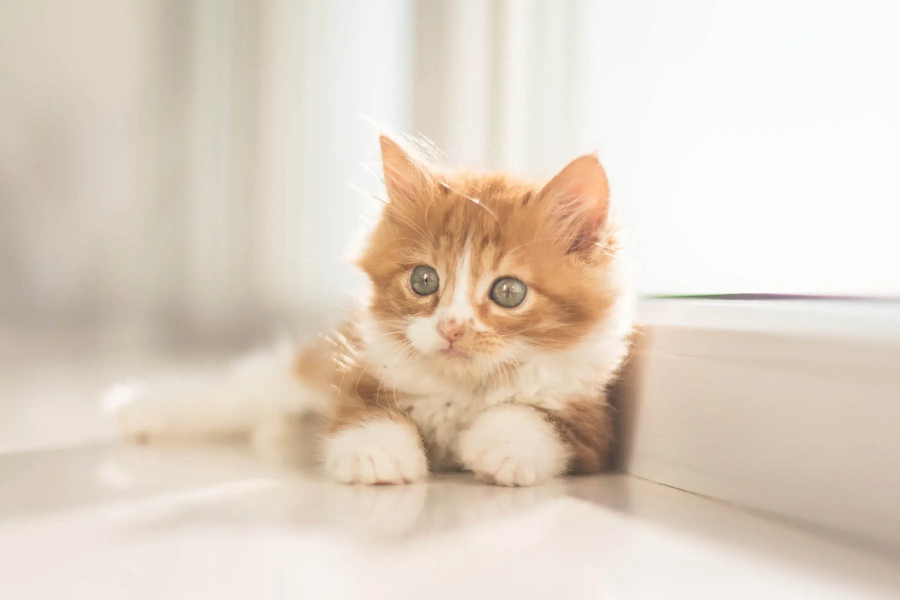
#> input picture 1_BasicImageProcessing/assets/cat.webp, 1800 x 1200 px, given in place of dog.jpg, which was not available (shown at 1/2 size)
$ python 3.py
#> lines starting #> are read from the running program, lines starting #| are printed output that depends on the picture; pictures that were not available may be replaced by others from this repository, and a replacement may not be noted
import cv2
import numpy as np

dog = cv2.imread('./assets/dog.jpg', cv2.IMREAD_GRAYSCALE)
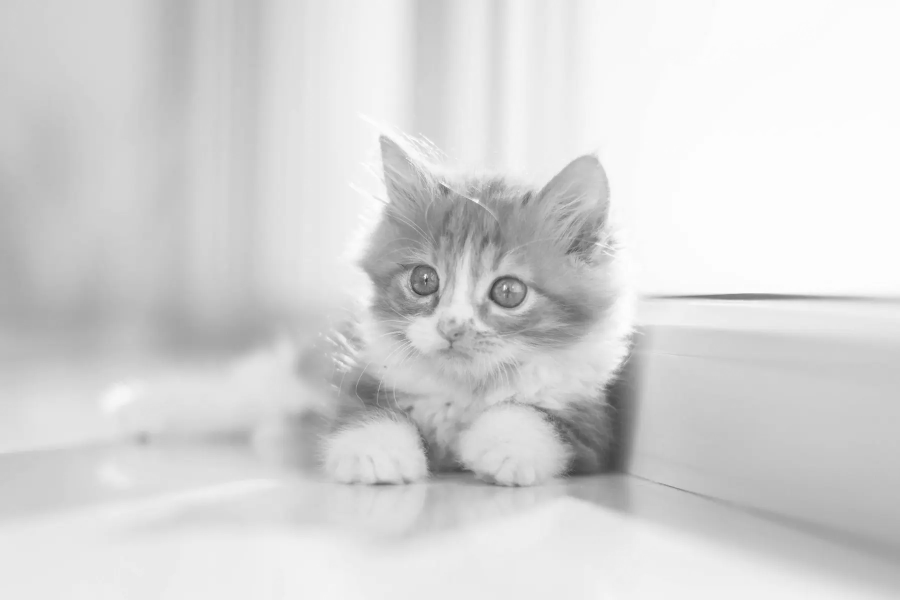
#> dog: shape (1200, 1800) (shown at 1/2 size); min 44, max 255, mean 213.6
cat = cv2.imread('./assets/cat.jpg', cv2.IMREAD_GRAYSCALE)
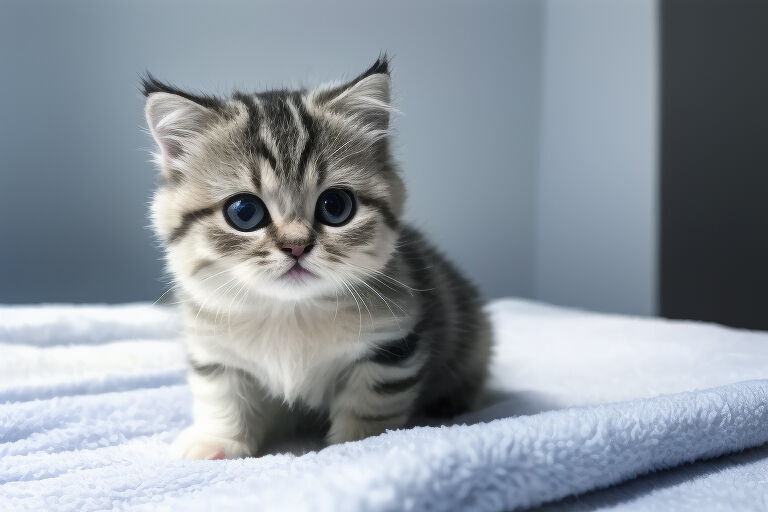
#> input picture 1_BasicImageProcessing/assets/cat.jpg, 768 x 512 px
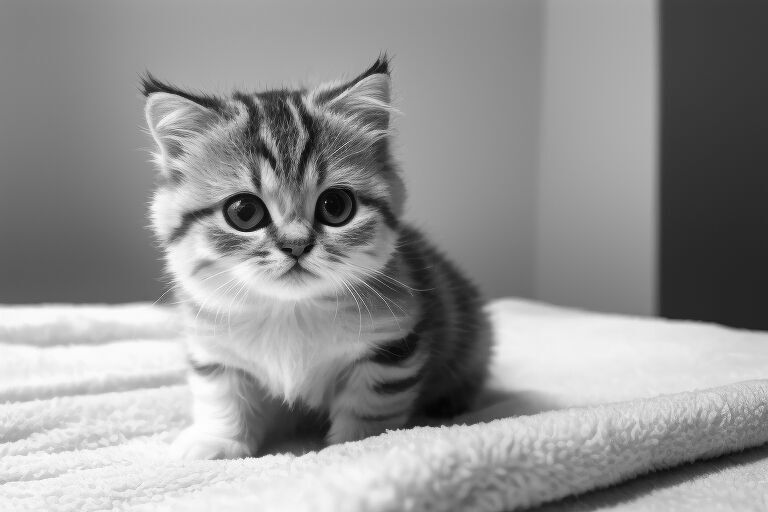
#> cat: shape (512, 768); min 0, max 255, mean 146.8

dog2 = cv2.resize(dog, (cat.shape[1], cat.shape[0]))
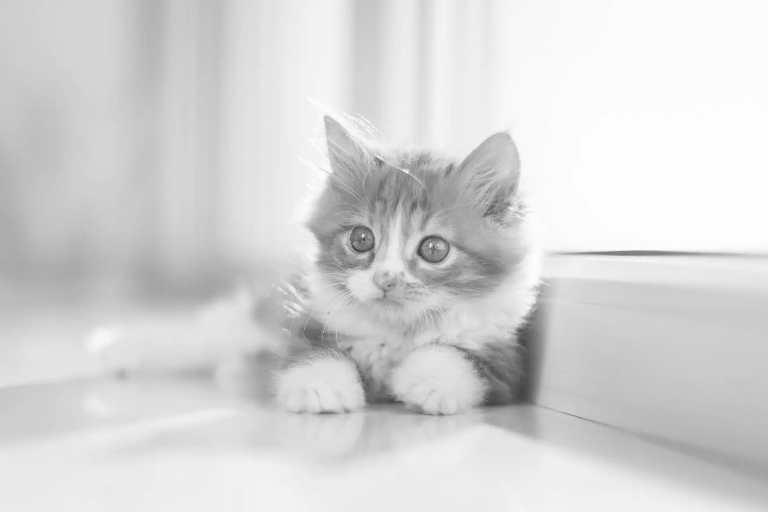
#> dog2: shape (512, 768); min 49, max 253, mean 213.6

diff = dog2.astype(int) - cat.astype(int)
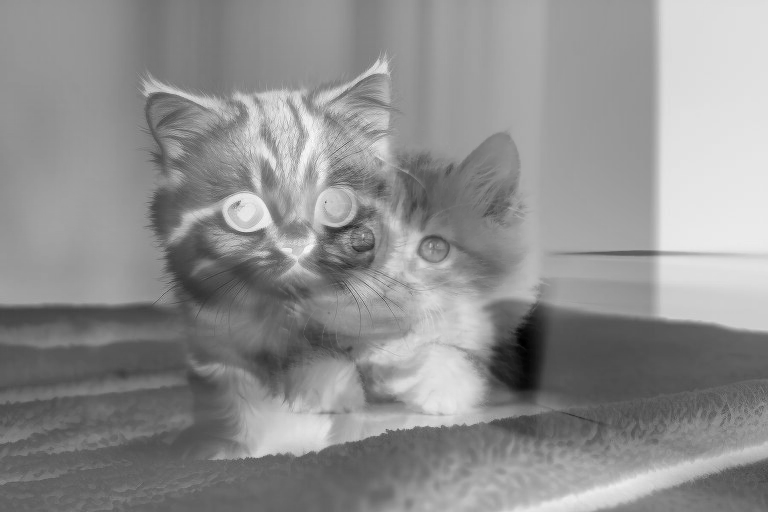
#> diff: shape (512, 768) int64; min -163, max 246, mean 66.8; drawn with min black and max white
im_diff_center = np.floor_divide(diff, 2) + 128
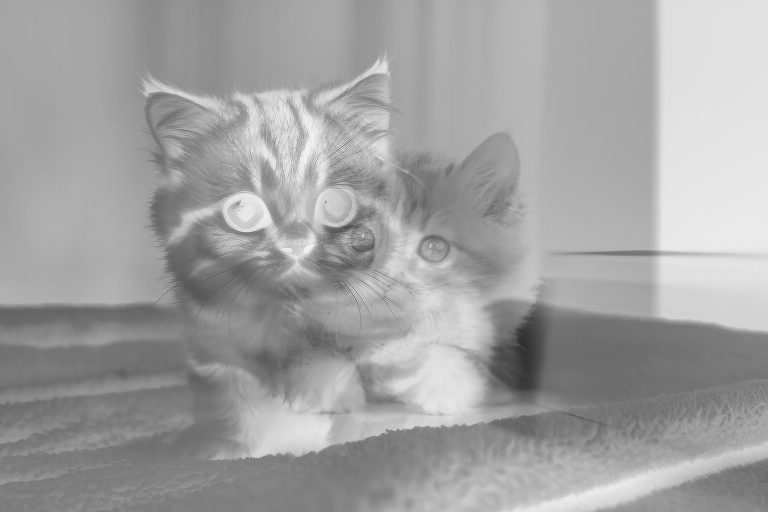
#> im_diff_center: shape (512, 768) int64; min 46, max 251, mean 161.1

cv2.imwrite('results/diff.jpg', im_diff_center)
